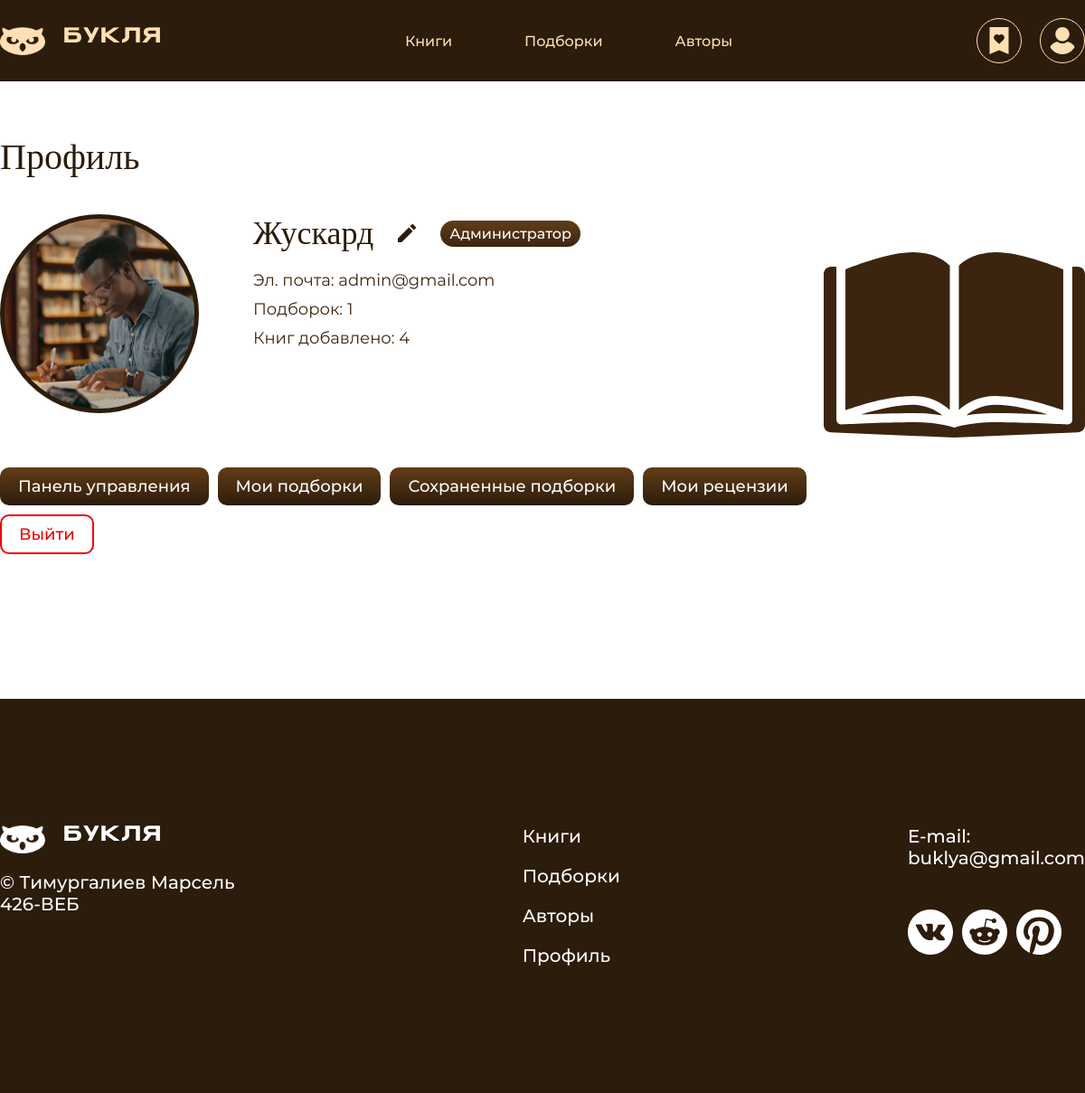
/?page=profile (signed in), run on the app's committed database.
### tables this page shows
CREATE TABLE `users` (
  `id` int NOT NULL,
  `name` varchar(255) NOT NULL,
  `email` varchar(255) NOT NULL,
  `password` varchar(255) NOT NULL,
  `img` varchar(255) DEFAULT NULL,
  `role` varchar(255) NOT NULL DEFAULT 'user'
);

### php/loginControl.php (called while the page is built, shortened)
<?php
    if(isset($_SESSION['userID'])) {
        $sql = "SELECT * FROM users WHERE id = ?";
        $stmt = $connect->prepare($sql);
        $stmt->execute([$_SESSION['userID']]);
        $USER = $stmt->fetch(PDO::FETCH_ASSOC);
    }
?>

### pages/user/profile.php (the view, shortened to what this page needs)
<?php
    $sql = "SELECT * FROM collections WHERE user_id = ?";
    $stmt = $connect->prepare($sql);
    $stmt->execute([$USER['id']]);
    $myCollections = $stmt->fetchAll(PDO::FETCH_ASSOC);
    $myBooks = 0;
    foreach($myCollections as $mc) {
        $sql = "SELECT * FROM collections_books WHERE collection_id = ?";
        $stmt = $connect->prepare($sql);
        $stmt->execute([$mc['id']]);
        $count = $stmt->fetchAll(PDO::FETCH_ASSOC);
        $myBooks += count($count);
    }
?>
<body class="profilePage">
    <main class="cont">
        <div class="profileBlock">
            <h1 class="titleBrown desktop">Профиль</h1>
            <div class="profile">
                <a href="?page=profile&avatar" method="post" class="avatar">
                    <?php if ($USER['img']) { ?>
                        <img src="<?= $USER['img'] ?>" alt="">
                    <?php } ?>
                </a>
                <div class="profileInfo">
                    <div class="profileName">
                        <h1 class="titleBrown"><?= $USER['name'] ?></h1>
                        <a href="?page=profile&editName">
                        </a>
                        <?php if($USER['role'] == 'admin') { ?>
                        <h2>Администратор</h2>
                        <?php } ?>
                    </div>
                    <div class="profileData">
                        <p><span class="desktop">Эл. почта:</span> <?= $USER['email'] ?></p>
                        <p class="desktop tablet">Подборок: <?= count($myCollections) ?></p>
                        <p class="desktop tablet">Книг добавлено: <?= $myBooks ?></p>
                    </div>
                </div>
            </div>
            <form method="post" class="profileOptions cont">
                <?php if($USER['role'] == 'admin') { ?>
                <a href="?page=managePanel" class="button">Панель управления</a>
                <?php } ?>
                <a href="?page=myCollections" class="button">Мои подборки</a>
                <a href="?page=favorites" class="button">Сохраненные подборки</a>
                <a href="?page=myReviews" class="button">Мои рецензии</a>
                <a href="?page=profile&exit" class="redbutton">Выйти</a>
            </form>
        </div>
    </main>
</body>
</html>

### style.css (style rules this page uses)
* { padding: 0; margin: 0; text-decoration: none; box-sizing: border-box; scroll-behavior: smooth; transition: 0.5s; }
body { overflow-x: hidden; }
.cont { max-width: 1320px; margin: 0 auto; }
.title, .titleBrown { font-size: 40px; font-family: Coolvetica; color: white; margin-bottom: 40px; font-weight: normal; }
.titleBrown { color: #2C1C0B; }
.profilePage main { display: flex; align-items: center; justify-content: space-around; }
.profile { display: flex; gap: 60px; margin-bottom: 60px; }
.profile .avatar { width: 220px; height: 220px; background-color: #2C1C0B; border-radius: 50%; display: flex; align-items: center; justify-content: center; cursor: pointer; }
.profile .avatar img { width: 210px; height: 210px; border-radius: 50%; object-fit: cover; }
.profileInfo .profileName { display: flex; gap: 20px; align-items: center; margin-bottom: 20px; }
.profileName a { border-radius: 5px; width: 34px; height: 34px; display: flex; align-items: center; justify-content: center; }
.profileInfo .profileName h1 { font-size: 36px; margin-bottom: 0; }
.profileInfo .profileName h2 { font-weight: normal; font-size: 16px; padding: 5px 10px; border-radius: 100px; color: white; font-family: Montserrat-Medium; background: linear-gradient(#623D18, #3C250F); }
.profileData { display: flex; flex-direction: column; gap: 10px; }
.profileData p { font-size: 18px; color: #3C250F; font-family: Montserrat-Regular; }
.profileOptions { display: flex; gap: 10px; flex-wrap: wrap; }
.button { padding: 10px 20px; border-radius: 10px; background: linear-gradient(#623D18, #2C1C0B); font-family: Montserrat-Medium; font-size: 18px; color: white; border: none; cursor: pointer; }
.redbutton { border: 2px solid #ED0000; color: #ED0000; padding: 9px 19px; font-family: Montserrat-Medium; font-size: 18px; border-radius: 10px; background-color: transparent; }

### data on the page
users: img (picture), name "Жускард", email "admin@gmail.com"

### other printed values
count($myCollections) "1"
$myBooks "4"
